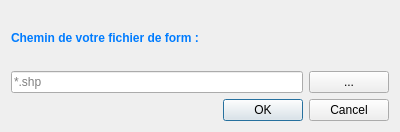
<?xml version="1.0" encoding="UTF-8"?>
<ui version="4.0">
 <class>dialog</class>
 <widget class="QDialog" name="dialog">
  <property name="enabled">
   <bool>true</bool>
  </property>
  <property name="geometry">
   <rect>
    <x>0</x>
    <y>0</y>
    <width>400</width>
    <height>132</height>
   </rect>
  </property>
  <property name="sizePolicy">
   <sizepolicy hsizetype="Fixed" vsizetype="Fixed">
    <horstretch>0</horstretch>
    <verstretch>0</verstretch>
   </sizepolicy>
  </property>
  <property name="minimumSize">
   <size>
    <width>400</width>
    <height>132</height>
   </size>
  </property>
  <property name="maximumSize">
   <size>
    <width>400</width>
    <height>132</height>
   </size>
  </property>
  <property name="acceptDrops">
   <bool>false</bool>
  </property>
  <property name="windowTitle">
   <string>PointConnector</string>
  </property>
  <property name="modal">
   <bool>false</bool>
  </property>
  <layout class="QVBoxLayout" name="verticalLayout">
   <item>
    <widget class="QLabel" name="label">
     <property name="text">
      <string>&lt;html&gt;&lt;head/&gt;&lt;body&gt;&lt;p&gt;&lt;span style=&quot; font-weight:600; color:#007cff;&quot;&gt;Chemin de votre fichier de form :&lt;/span&gt;&lt;/p&gt;&lt;/body&gt;&lt;/html&gt;</string>
     </property>
    </widget>
   </item>
   <item>
    <layout class="QGridLayout" name="gridLayout">
     <item row="0" column="0">
      <layout class="QHBoxLayout" name="horizontalLayout">
       <item>
        <widget class="QLineEdit" name="pointPathLineEdit">
         <property name="sizePolicy">
          <sizepolicy hsizetype="Expanding" vsizetype="Fixed">
           <horstretch>0</horstretch>
           <verstretch>0</verstretch>
          </sizepolicy>
         </property>
         <property name="locale">
          <locale language="English" country="UnitedKingdom"/>
         </property>
         <property name="placeholderText">
          <string>*.shp</string>
         </property>
        </widget>
       </item>
       <item>
        <widget class="QPushButton" name="browsePointButton">
         <property name="locale">
          <locale language="English" country="UnitedKingdom"/>
         </property>
         <property name="text">
          <string>...</string>
         </property>
        </widget>
       </item>
      </layout>
     </item>
    </layout>
   </item>
   <item>
    <widget class="QDialogButtonBox" name="buttonBox">
     <property name="locale">
      <locale language="English" country="UnitedKingdom"/>
     </property>
     <property name="orientation">
      <enum>Qt::Horizontal</enum>
     </property>
     <property name="standardButtons">
      <set>QDialogButtonBox::Cancel|QDialogButtonBox::Ok</set>
     </property>
    </widget>
   </item>
  </layout>
 </widget>
 <resources/>
 <connections>
  <connection>
   <sender>buttonBox</sender>
   <signal>accepted()</signal>
   <receiver>dialog</receiver>
   <slot>accept()</slot>
   <hints>
    <hint type="sourcelabel">
     <x>257</x>
     <y>122</y>
    </hint>
    <hint type="destinationlabel">
     <x>157</x>
     <y>274</y>
    </hint>
   </hints>
  </connection>
  <connection>
   <sender>buttonBox</sender>
   <signal>rejected()</signal>
   <receiver>dialog</receiver>
   <slot>reject()</slot>
   <hints>
    <hint type="sourcelabel">
     <x>325</x>
     <y>122</y>
    </hint>
    <hint type="destinationlabel">
     <x>286</x>
     <y>274</y>
    </hint>
   </hints>
  </connection>
  <connection>
   <sender>browsePointButton</sender>
   <signal>clicked()</signal>
   <receiver>pointPathLineEdit</receiver>
   <slot>clear()</slot>
   <hints>
    <hint type="sourcelabel">
     <x>388</x>
     <y>84</y>
    </hint>
    <hint type="destinationlabel">
     <x>225</x>
     <y>83</y>
    </hint>
   </hints>
  </connection>
 </connections>
</ui>
